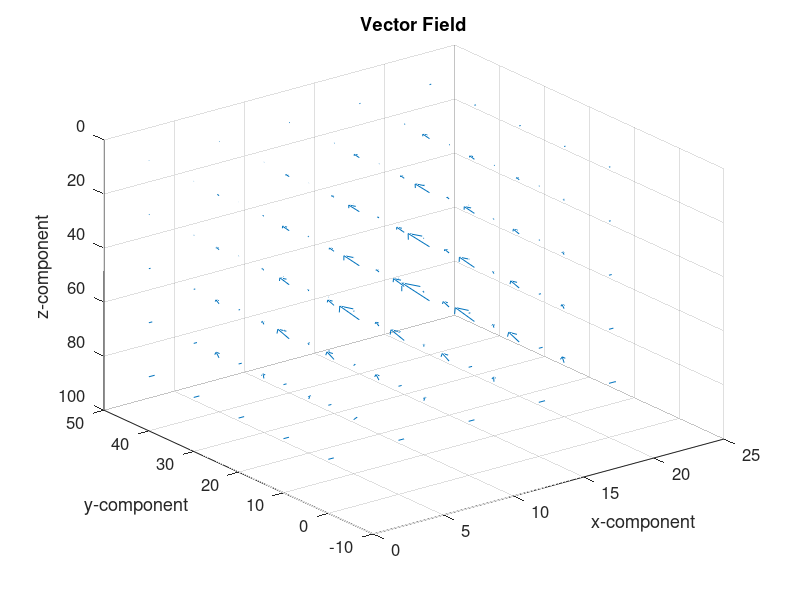

MATLAB code to generate this figure: (Note: this script raises an error after producing the figure.)
clear all
close all

x=0:5:20;
y=0:10:40;
z=0:20:80;

[X,Y,Z]=meshgrid(x,y,z);
for i=1:length(x)
    for j=1:length(y)          
        for k=1:length(z)  
            v1(i,j,k) = x(i)^2 + y(j)^2 + z(k)^2;
            v2(i,j,k) = 2*( x(i)*y(j)*z(k) );
            v3(i,j,k) = x(i) + y(j) + 2*z(k);
            if v1(i,j,k)>v2(i,j,k)
                disp(['Vx is greater than Vy; ','Vx=',num2str(v1(i,j,k)),' Vy=',num2str(v2(i,j,k))])
            elseif v1(i,j,k)<v2(i,j,k)
                disp(['Vx is less than Vy; ','Vx=',num2str(v1(i,j,k)),' Vy=',num2str(v2(i,j,k))])
            end
        end
    end
end

fig1 = figure(1)
quiver3(X,Y,Z,v1,v2,v3);

title('Vector Field')
xlabel('x-component')
ylabel('y-component')
zlabel('z-component')
set(gca,'FontSize',12)
set(gca,'ZDir','reverse')
div = divergence(X,Y,Z,v1,v2,v3);
[curlx,curly,curlz,cav] = curl(X,Y,Z,v1,v2,v3);


%%
inDir='C:\Users\danikadolan757\Desktop\';
inFile='simple_velmod.txt';
input=[inDir,inFile];
outDir=[inDir,datestr(now,'yyyymmdd_HHMMSS'),'\'];
mkdir(outDir)
cd(outDir)
fid=fopen(input);
A=fscanf(fid,'%f %f\n',[2 Inf])';
fclose(fid);
velgrad=gradient(A(:,2),100);
fig2 = figure(2)
plot(velgrad,A(:,1));
axis ij
title('Changes of Velocity Gradient with Depth')
xlabel('Velocity Gradient')
ylabel('Depth (m)')
set(gca,'FontSize',12)
set(gca,'ZDir','reverse')
grid on 
saveas(fig2,'Changes of Velocity Gradient with Depth.jpg')
saveas(fig1,'Vector Field.jpg')

save('variables.mat','div','velgrad')
cd('..\')
